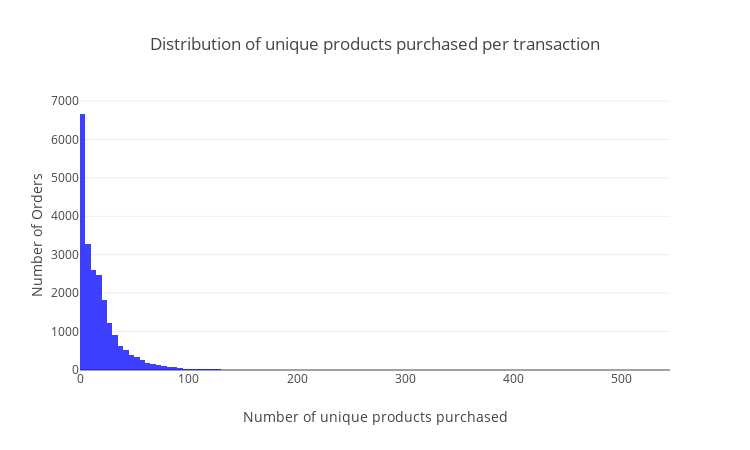

Notebook cell for this chart:
### Markdown cell above
Which can be visualized via the histogram below:

### Code cell
trace1 = go.Histogram(
    x=temp["Number unique products in transaction"],
    nbinsx=200,
    name="Number unique products in transaction",
    marker_color='blue',
)

data = [trace1]

layout = go.Layout(
    width=750,
    height=450,
    title="Distribution of unique products purchased per transaction",
    xaxis=dict(title="Number of unique products purchased"),
    yaxis=dict(title="Number of Orders"),
    barmode='stack'
)

fig = go.Figure(data=data, layout=layout)
fig.update_traces(opacity=0.75)

plotly.offline.iplot(fig)

### Figure 1 — Plotly figure (JSON) as saved in the notebook; plotly's stock layout.template omitted (floating-point values rounded to 4 significant figures; data arrays with more than 128 entries replaced by an {"elided": "..."} marker saying what was removed)
{"data": [{"marker": {"color": "blue"}, "name": "Number unique products in transaction", "nbinsx": 200, "opacity": 0.75, "type": "histogram", "uid": "7a455b75-dcac-4578-8797-daa3cbe39c18", "x": {"elided": "22190 int values"}}], "layout": {"barmode": "stack", "height": 450, "title": {"text": "Distribution of unique products purchased per transaction"}, "width": 750, "xaxis": {"title": {"text": "Number of unique products purchased"}}, "yaxis": {"title": {"text": "Number of Orders"}}}}
